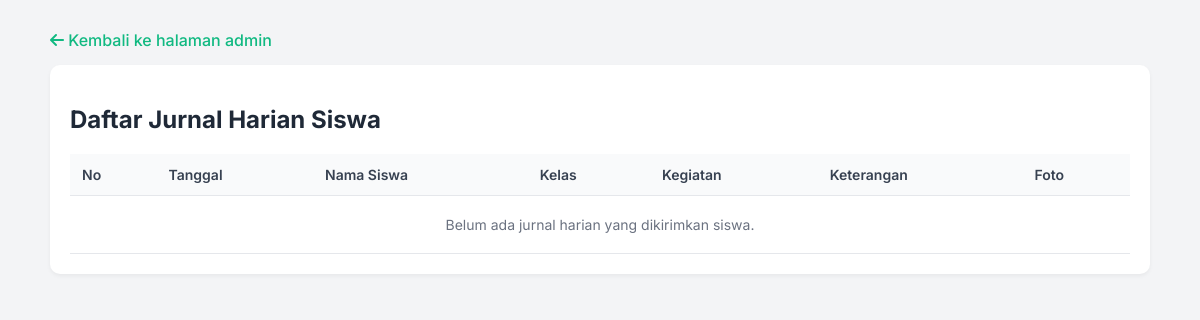
Page /crud-atph/jurnal/index.php on the earlier database version.
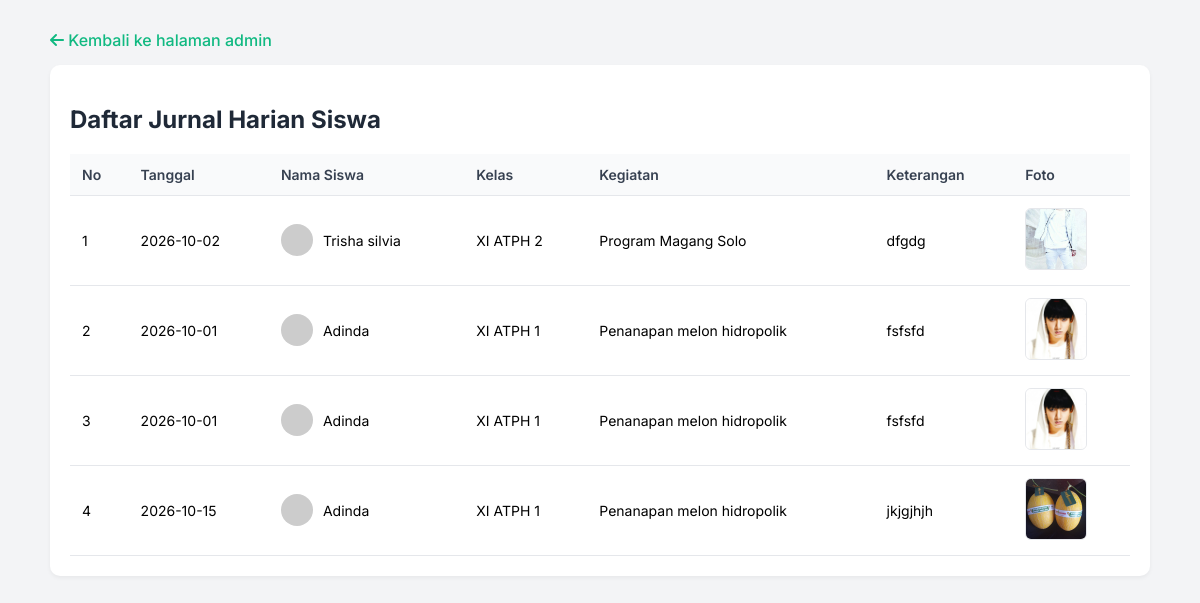
Same page on the later database version.
### tables this page shows
CREATE TABLE `jurnal_praktikum` (
  `id_jurnal` int NOT NULL,
  `id_user` int DEFAULT NULL,
  `nama_kegiatan` varchar(255) DEFAULT NULL,
  `tanggal` date DEFAULT NULL,
  `keterangan` text,
  `foto` varchar(255) DEFAULT NULL,
  `created_at` timestamp NULL DEFAULT CURRENT_TIMESTAMP
);

CREATE TABLE `users` (
  `id_user` int NOT NULL,
  `username` varchar(50) NOT NULL,
  `password` varchar(255) NOT NULL,
  `role` enum('admin','siswa') NOT NULL,
  `nama_lengkap` varchar(100) DEFAULT NULL,
  `email` varchar(100) DEFAULT NULL,
  `kelas` varchar(50) DEFAULT NULL,
  `poin` int DEFAULT '0',
  `foto` varchar(255) DEFAULT NULL
);

### crud-atph/jurnal/index.php (the view, shortened to what this page needs)
<?php
include '../config/koneksi.php';
$query_jurnal = mysqli_query($koneksi, "
    SELECT jurnal_praktikum.*, users.nama_lengkap, users.kelas
    FROM jurnal_praktikum
    JOIN users ON jurnal_praktikum.id_user = users.id_user
    ORDER BY jurnal_praktikum.id_user DESC
");
?>
<!DOCTYPE html>
<html lang="id">
<head>
    <link rel="stylesheet" href="https://cdnjs.cloudflare.com/ajax/libs/font-awesome/6.4.0/css/all.min.css">
</head>
<body>
    <div class="container">
        <a href="../admin/index.php" class="btn-back"><i class="fas fa-arrow-left"></i> Kembali ke halaman admin</a>
        <div class="card">
            <h2>Daftar Jurnal Harian Siswa</h2>
            <table>
                <thead>
                    <tr>
                        <th>No</th>
                        <th>Tanggal</th>
                        <th>Nama Siswa</th>
                        <th>Kelas</th>
                        <th>Kegiatan</th>
                        <th>Keterangan</th>
                        <th>Foto</th>
                    </tr>
                </thead>
                <tbody>
                    <?php
                    $no = 1;
                    if ($query_jurnal && mysqli_num_rows($query_jurnal) > 0) {
                        while ($row = mysqli_fetch_assoc($query_jurnal)) {
                            $avatar_url = "https://ui-avatars.com/api/?name=" . urlencode($row['nama_lengkap'] ?? 'Siswa') . "&background=10b981&color=fff&size=128";
                    ?>
                        <tr>
                            <td><?php echo $no++; ?></td>
                            <td><?php echo htmlspecialchars($row['tanggal'] ?? '-'); ?></td>
                            <td>
                                <div class="user-cell">
                                    <img src="<?php echo $avatar_url; ?>" alt="Avatar" class="user-avatar">
                                    <span><?php echo htmlspecialchars($row['nama_lengkap'] ?? 'Siswa'); ?></span>
                                </div>
                            </td>
                            <td><?php echo htmlspecialchars($row['kelas'] ?? '-'); ?></td>
                            <td><?php echo htmlspecialchars($row['nama_kegiatan'] ?? $row['kegiatan'] ?? '-'); ?></td>
                            <td><?php echo htmlspecialchars($row['keterangan'] ?? '-'); ?></td>
                            <td>
                                <?php if (!empty($row['foto']) && file_exists("../siswa/uploads/" . $row['foto'])): ?>
                                    <a href="../siswa/uploads/<?php echo $row['foto']; ?>" target="_blank">
                                        <img src="../siswa/uploads/<?php echo $row['foto']; ?>" alt="Bukti Foto" class="img-jurnal">
                                    </a>
                                <?php else: ?>
                                    <span style="color: #9ca3af; font-size: 12px; font-style: italic;">Tidak ada foto</span>
                                <?php endif; ?>
                            </td>
                        </tr>
                    <?php
                        }
                    } else {
                    ?>
                        <tr>
                            <td colspan="7" style="text-align: center; color: #6b7280; padding: 20px;">Belum ada jurnal harian yang dikirimkan siswa.</td>
                        </tr>
                    <?php } ?>
                </tbody>
            </table>
        </div>
    </div>
</body>
</html>

Differences in the rows shown:
added jurnal_praktikum: tanggal "2026-10-02", id_user.nama_lengkap "Trisha silvia", id_user.kelas "XI ATPH 2", nama_kegiatan "Program Magang Solo", keterangan "dfgdg", foto (picture)
added jurnal_praktikum: tanggal "2026-10-01", id_user.nama_lengkap "Adinda", id_user.kelas "XI ATPH 1", nama_kegiatan "Penanapan melon hidropolik", keterangan "fsfsfd", foto (picture)
added jurnal_praktikum: tanggal "2026-10-01", id_user.nama_lengkap "Adinda", id_user.kelas "XI ATPH 1", nama_kegiatan "Penanapan melon hidropolik", keterangan "fsfsfd", foto (picture)
added jurnal_praktikum: tanggal "2026-10-15", id_user.nama_lengkap "Adinda", id_user.kelas "XI ATPH 1", nama_kegiatan "Penanapan melon hidropolik", keterangan "jkjgjhjh", foto (picture)
Other differences:
text no longer shown: "Belum ada jurnal harian yang dikirimkan siswa."
